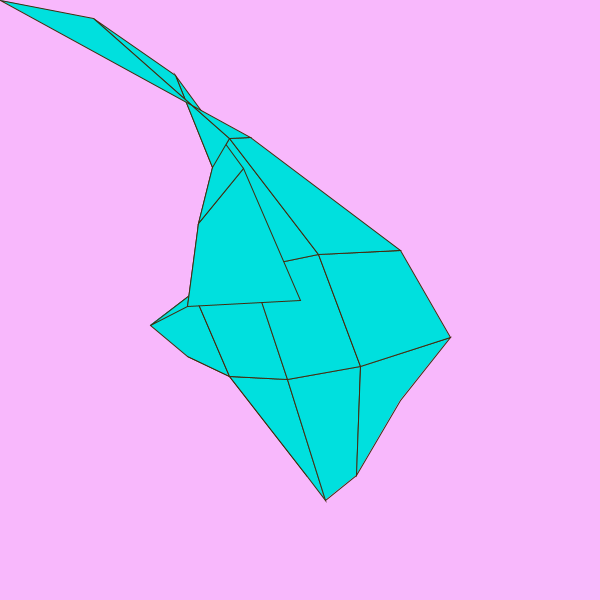
Frame 1 (no input)
Frame 60 (the mouse pressed at the canvas centre just before this capture): identical to frame 1, image omitted
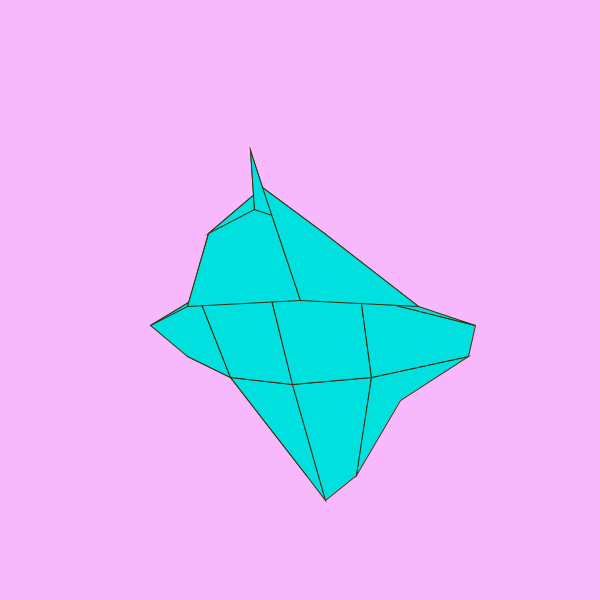
Frame 120 (the mouse held since frame 60 and released just before this capture)

The Processing sketch that drew these frames (run headless with seeded random() and noise(); from frame 60 on, the mouse is pressed at the canvas centre):

// Processing sketch: processing_174654
// ── processing_174654.pde

PVector[][] patch;
int RESOLUTION = 5; // patch resolution
void setup() {
  size(600, 600);
   stroke (#432B0D);

  patch = new PVector[RESOLUTION][RESOLUTION]; 
  for (int i=0; i< RESOLUTION; i++) {
    for (int j=0; j< RESOLUTION; j++) { 
      patch[i][j] = new PVector();
    }
  }
}
float bernstein(float p1, float p2, float p3, float t) { // quadratic bernstein interpolation
  float result= p1*(1-t)*(1-t) + p2*2*(1-t)*t + p3*t*t; 
  return result;
}
PVector uv(int x, int y) {
  // convert (x,y) in range 0 ~ (RESOLUTION-1) to (u,v) in 0~1 scale 
  float u = (float)x / (RESOLUTION-1);
  float v = (float)y / (RESOLUTION-1);
  PVector uv = new PVector(u, v);
  return uv;
}
PVector getPosInBezierPatch(PVector uv, PVector lBottom, PVector mBottom, PVector rBottom, PVector lMiddle, PVector mMiddle, PVector rMiddle, 
PVector lTop, PVector mTop, PVector rTop) {
  // return actural (x,y) that corresponds to (u,v) in a patch defined // by (leftBottom, rightBottom, leftTop, rightTop)
  float u = uv.x;
  float v = uv.y;
  PVector pos = new PVector();
  float u1 = bernstein(lBottom.x, mBottom.x, rBottom.x, u); 
  float u2 = bernstein(lMiddle.x, mMiddle.x, rMiddle.x, u); 
  float u3 = bernstein(lTop.x, mTop.x, rTop.x, u);
  pos.x = bernstein(u1, u2, u3, v);
  u1 = bernstein(lBottom.y, mBottom.y, rBottom.y, u); 
  u2 = bernstein(lMiddle.y, mMiddle.y, rMiddle.y, u);
  u3 = bernstein(lTop.y, mTop.y, rTop.y, u);
  pos.y = bernstein(u1, u2, u3, v);
  return pos;
}
void createPatch(PVector[][] patch, PVector lBottom, PVector mBottom, PVector rBottom, PVector lMiddle, PVector mMiddle, PVector rMiddle, 
PVector lTop, PVector mTop, PVector rTop) {
  for (int iy=0; iy<RESOLUTION; iy++) { 
    for (int ix=0; ix<RESOLUTION; ix++) {
      PVector uv = uv(ix, iy);
      PVector pos = getPosInBezierPatch(uv, lBottom, mBottom, rBottom, lMiddle, mMiddle, rMiddle, lTop, mTop, rTop); 
      patch[iy][ix].x = pos.x;
      patch[iy][ix].y = pos.y;
    }
  }
}
void renderPatch(PVector[][] patch) { 
  fill(#B8F5FC);

  for (int iy=0; iy<RESOLUTION-1; iy++) {
    beginShape(QUAD_STRIP); // try POINTS 
    for
    (int ix=0; ix<RESOLUTION; ix++) 
    {
    fill(#00E0DE);
    vertex(patch[iy][ix].x, patch[iy][ix].y); 
    vertex(patch[iy+1][ix].x, patch[iy+1][ix].y);
  } 
  endShape();
} 
}
void draw() { 
  background(#F8B8FC); 
  randomSeed(3);
  // design a patch
  PVector lBottom = new PVector(300, height-200); // left bottom 
  PVector mBottom = new PVector(width/2, height); // middle bottom 
  PVector rBottom = new PVector(width-200, height-200); // right bottom 
  PVector lMiddle = new PVector(0, height/2); // left middle
  PVector mMiddle = new PVector(width/3, height/3); // middle middle 
  PVector rMiddle = new PVector(width, height/2); // right middle
  PVector lTop = new PVector(300, 300); // left top
  PVector mTop = new PVector(width/3, 0); // middle top
  PVector rTop = new PVector(mouseX, mouseY); // right top
  createPatch(patch, lBottom, mBottom, rBottom, lMiddle, mMiddle, rMiddle, lTop, mTop, rTop); 
  renderPatch(patch);
}
